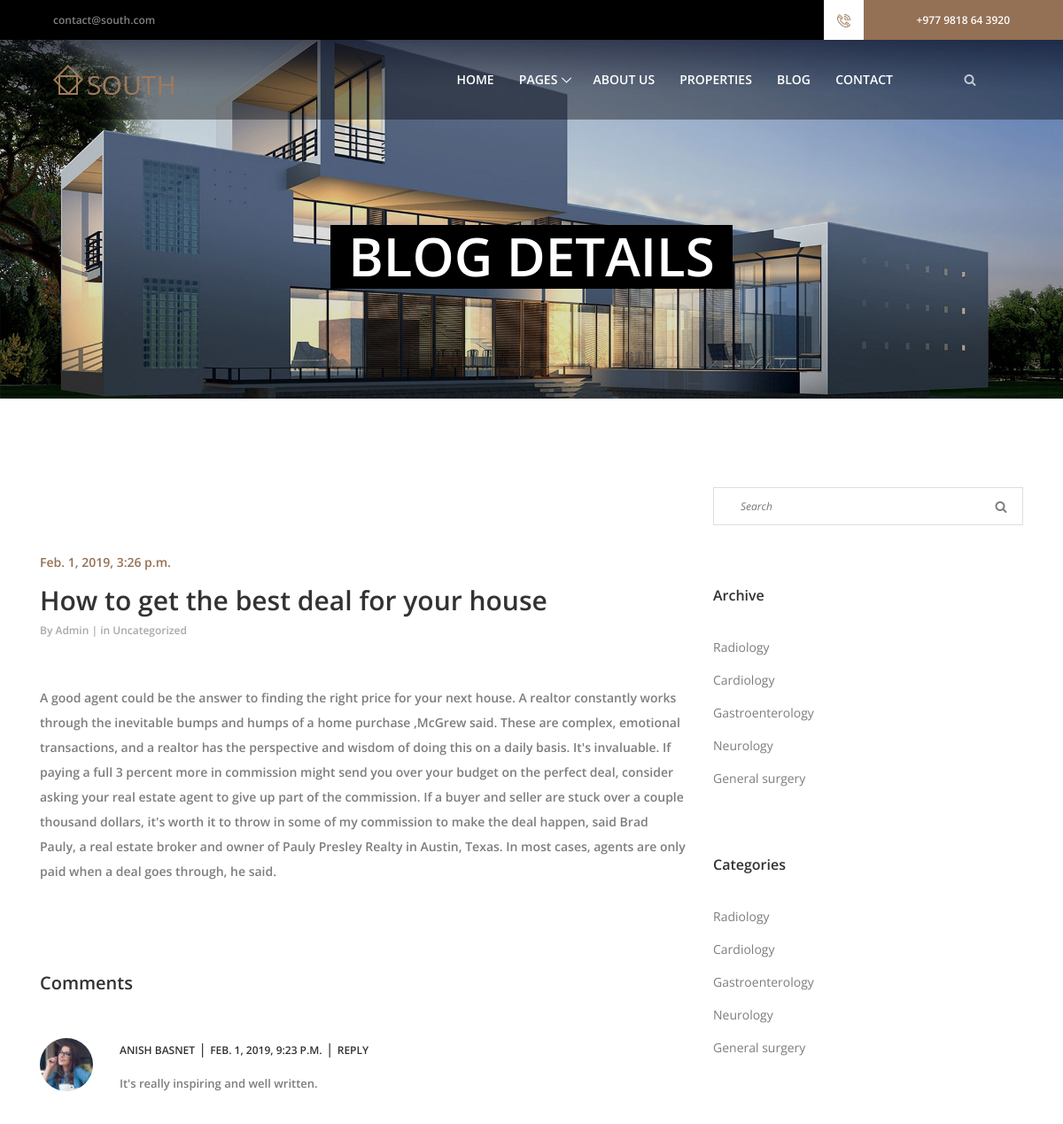
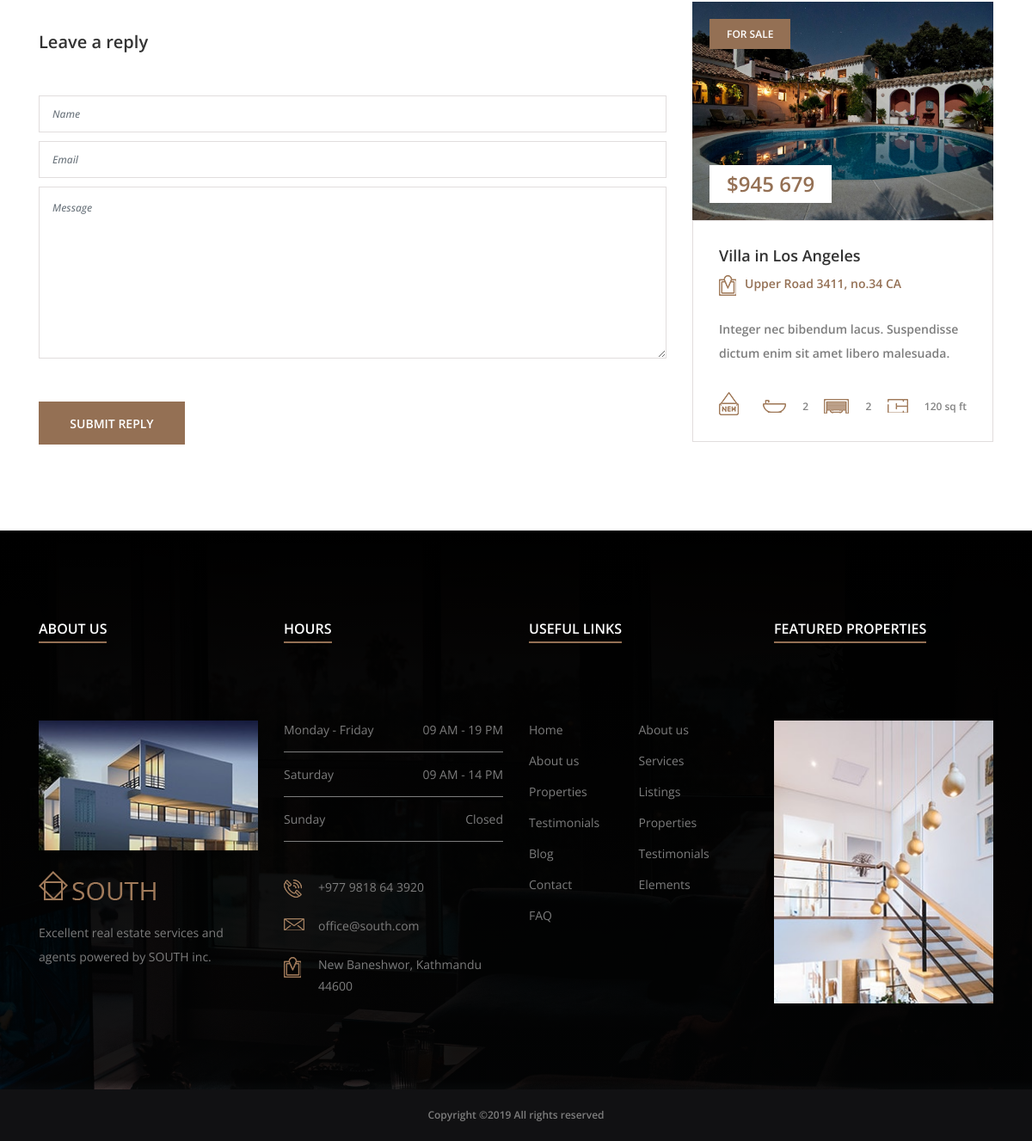
Page /blog/1/ on the committed database (2 pictures, top to bottom).
### HomePage/models.py (models this page shows, shortened)
class Blog_Table(models.Model):
    published_by=models.CharField(max_length=100);
    published_date=models.DateTimeField();
    heading=models.CharField(max_length=200);
    description=models.TextField();
    image=models.ImageField();

class Comment_Table(models.Model):
    comment_by=models.CharField(max_length=100);
    email=models.EmailField();
    date=models.DateTimeField();
    message=models.TextField();
    to_blog=models.ForeignKey(Blog_Table,on_delete=models.CASCADE);

### HomePage/views.py (the view)
# urls.py: path('blog/<int:pk>/', views.blog_single_display, name='blog_name_with_single'),
def blog_single_display(request,pk):
    full_blg=Blog_Table.objects.get(pk=pk);
    comment=Comment_Table.objects.filter(to_blog=pk);
    if(request.method == 'POST'):
        name = request.POST['nam'];
        message=request.POST['message'];
        email=request.POST['email'];
        conn=Comment_Table(comment_by=name,email=email,date=datetime.datetime.now(),message=message,to_blog=full_blg);
        conn.save();
    return render(request,'single-blog.html',context={'single_blog':full_blg,'comment':comment});

### templates/single-blog.html (shortened to what this page needs)
{% extends 'layout.html' %}
{% load staticfiles %}
{% block content %}
    <section class="breadcumb-area bg-img" style="background-image: url({% static 'img/bg-img/hero1.jpg'%});">
        <div class="container h-100">
            <div class="row h-100 align-items-center">
                <div class="col-12">
                    <div class="breadcumb-content">
                        <h3 class="breadcumb-title">Blog Details</h3>
                    </div>
                </div>
            </div>
        </div>
    </section>
    <section class="blog-area section-padding-100">
        <div class="container">
            <div class="row">
                <div class="col-12 col-lg-8">
                    <div class="single-blog-area">
                        <div class="blog-post-thumbnail">
                        </div>
                        <div class="post-content">
                            <div class="post-date">
                                <a href="#">{{single_blog.published_date}}</a>
                            </div>
                            <a href="#" class="headline">{{ single_blog.heading }}</a>
                            <div class="post-meta">
                                <p>By <a href="#">{{ single_blog.published_by }}</a> | in <a href="#">Uncategorized</a></p>
                            </div>
                            <p>{{ single_blog.description }}</p>
                        </div>
                    </div>
                    <div class="comments-area">
                        <h5>Comments</h5>
                        <ol>
                            {% for rav in comment %}
                            <li class="single_comment_area">
                                <div class="comment-wrapper d-flex">
                                    <div class="comment-author">
                                        <img src="{% static 'img/blog-img/c-1.jpg'%}" alt="">
                                    </div>
                                    <div class="comment-content">
                                        <div class="comment-meta">
                                            <a href="#" class="comment-author-name">{{ rav.comment_by }}</a> |
                                            <a href="#" class="comment-date">{{ rav.date }}</a> |
                                            <a href="#" class="comment-reply">Reply</a>
                                        </div>
                                        <p>{{ rav.message }}</p>
                                    </div>
                                </div>
                            </li>
                            {% endfor %}
                        </ol>
                    </div>
                    <div class="leave-comment-area mt-70 clearfix">
                        <div class="comment-form">
                            <h5>Leave a reply</h5>
                            <form method="post">
                                <div class="form-group">
                                    <input type="text" name="nam" class="form-control" id="contact-nam" placeholder="Name">
                                </div>
                                <div class="form-group">
                                    <input type="email" name="email" class="form-control" id="contact-emai" placeholder="Email">
                                </div>
                                <div class="form-group">
                                    <textarea class="form-control" name="message" name="message" id="messag" cols="30" rows="10" placeholder="Message"></textarea>
                                </div>
                                <button type="submit" class="btn south-btn" onclick="return validate_replay();">Submit Reply</button>
                            </form>
                        </div>
                    </div>
                </div>
                <div class="col-12 col-lg-4">
                    <div class="blog-sidebar-area">
                        <div class="search-widget-area mb-70">
                            <form action="#" method="get">
                                <input type="search" name="search" id="search" placeholder="Search">
                                <button type="submit"><i class="fa fa-search"></i></button>
                            </form>
                        </div>
                        <div class="south-catagories-card mb-70">
                            <h5>Archive</h5>
                            <ul class="catagories-menu">
                                <li><a href="#">Radiology</a></li>
                                <li><a href="#">Cardiology</a></li>
                                <li><a href="#">Gastroenterology</a></li>
                                <li><a href="#">Neurology</a></li>
                                <li><a href="#">General surgery</a></li>
                            </ul>
                        </div>
                        <div class="south-catagories-card mb-70">
                            <h5>Categories</h5>
                            <ul class="catagories-menu">
                                <li><a href="#">Radiology</a></li>
                                <li><a href="#">Cardiology</a></li>
                                <li><a href="#">Gastroenterology</a></li>
                                <li><a href="#">Neurology</a></li>
                                <li><a href="#">General surgery</a></li>
                            </ul>
                        </div>
                        <div class="featured-properties-slides owl-carousel">
                            <div class="single-featured-property">
                                <div class="property-thumb">
                                    <img src="{% static 'img/bg-img/feature1.jpg'%}" alt="">
                                    <div class="tag">
                                        <span>For Sale</span>
                                    </div>
                                    <div class="list-price">
                                        <p>$945 679</p>
                                    </div>
                                </div>
                                <div class="property-content">
                                    <h5>Villa in Los Angeles</h5>
                                    <p class="location"><img src="{% static 'img/icons/location.png'%}" alt="">Upper Road 3411, no.34 CA</p>
                                    <p>Integer nec bibendum lacus. Suspendisse dictum enim sit amet libero malesuada.</p>
                                    <div class="property-meta-data d-flex align-items-end justify-content-between">
                                        <div class="new-tag">
                                            <img src="{% static 'img/icons/new.png'%}" alt="">
                                        </div>
                                        <div class="bathroom">
                                            <img src="{% static 'img/icons/bathtub.png'%}" alt="">
                                            <span>2</span>
                                        </div>
                                        <div class="garage">
                                            <img src="{% static 'img/icons/garage.png'%}" alt="">
                                            <span>2</span>
                                        </div>
                                        <div class="space">
                                            <img src="{% static 'img/icons/space.png'%}" alt="">
                                            <span>120 sq ft</span>
                                        </div>
                                    </div>
                                </div>
                            </div>
                        </div>
                    </div>
                </div>
            </div>
        </div>
    </section>
{% endblock %}

### rows in the picture
Blog_Table: published_date "Feb. 1, 2019, 3:26 p.m.", heading "How to get the best deal for your house", published_by "Admin", description "A good agent could be the answer to finding the right price for your next house. A realtor constantly works through the inevitable bumps and humps of a home purchase ,McGrew said. These are complex, emotional transactions, and a realtor has the perspective and wisdom of doing this on a daily basis. It's invaluable. If paying a full 3 percent more in commission might send you over your budget on the perfect deal, consider asking your real estate agent to give up part of the commission. If a buyer and seller are stuck over a couple thousand dollars, it's worth it to throw in some of my commission to make the deal happen, said Brad Pauly, a real estate broker and owner of Pauly Presley Realty…"
Comment_Table: comment_by "ANISH BASNET", date "FEB. 1, 2019, 9:23 P.M.", message "It's really inspiring and well written."
